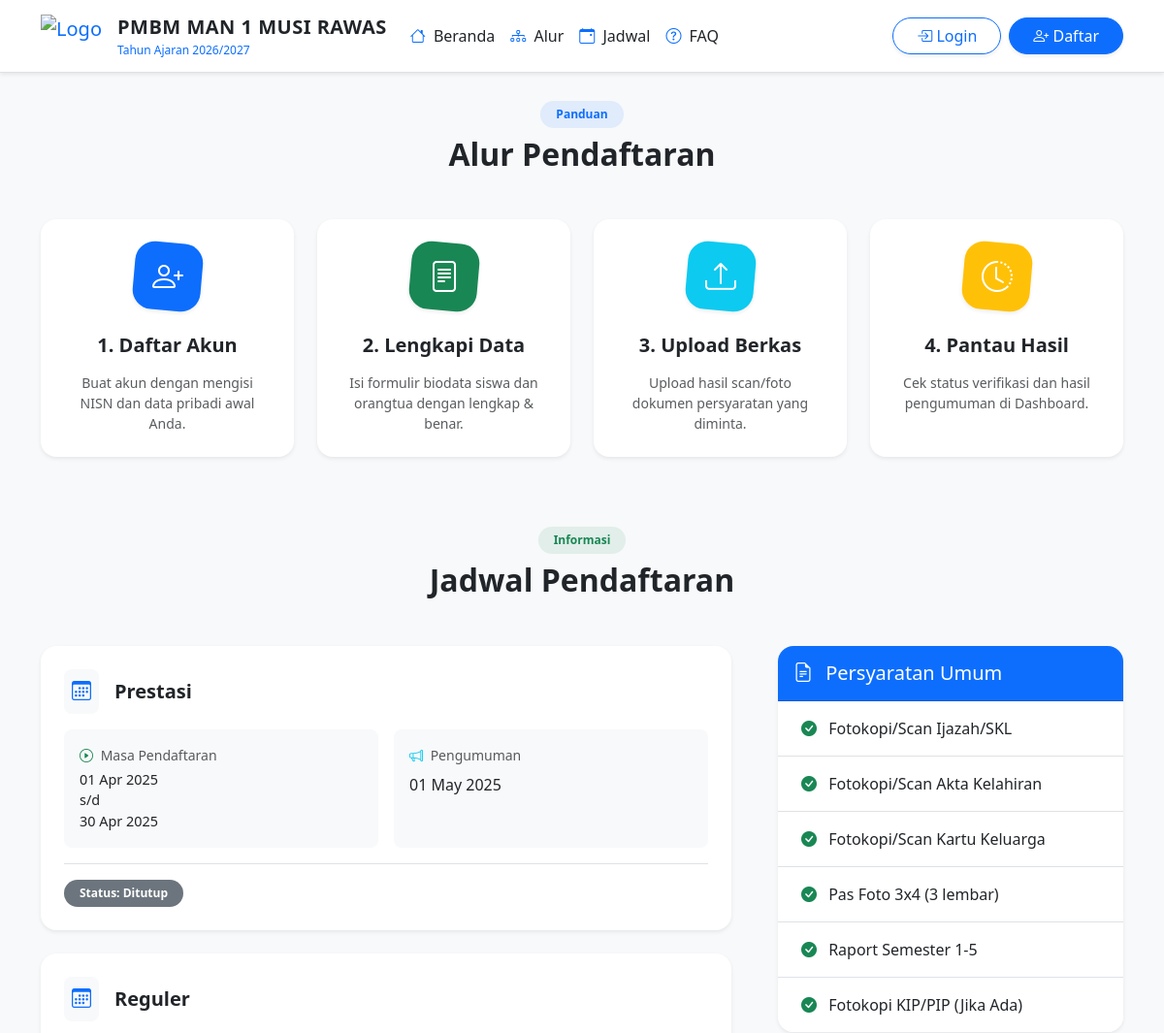
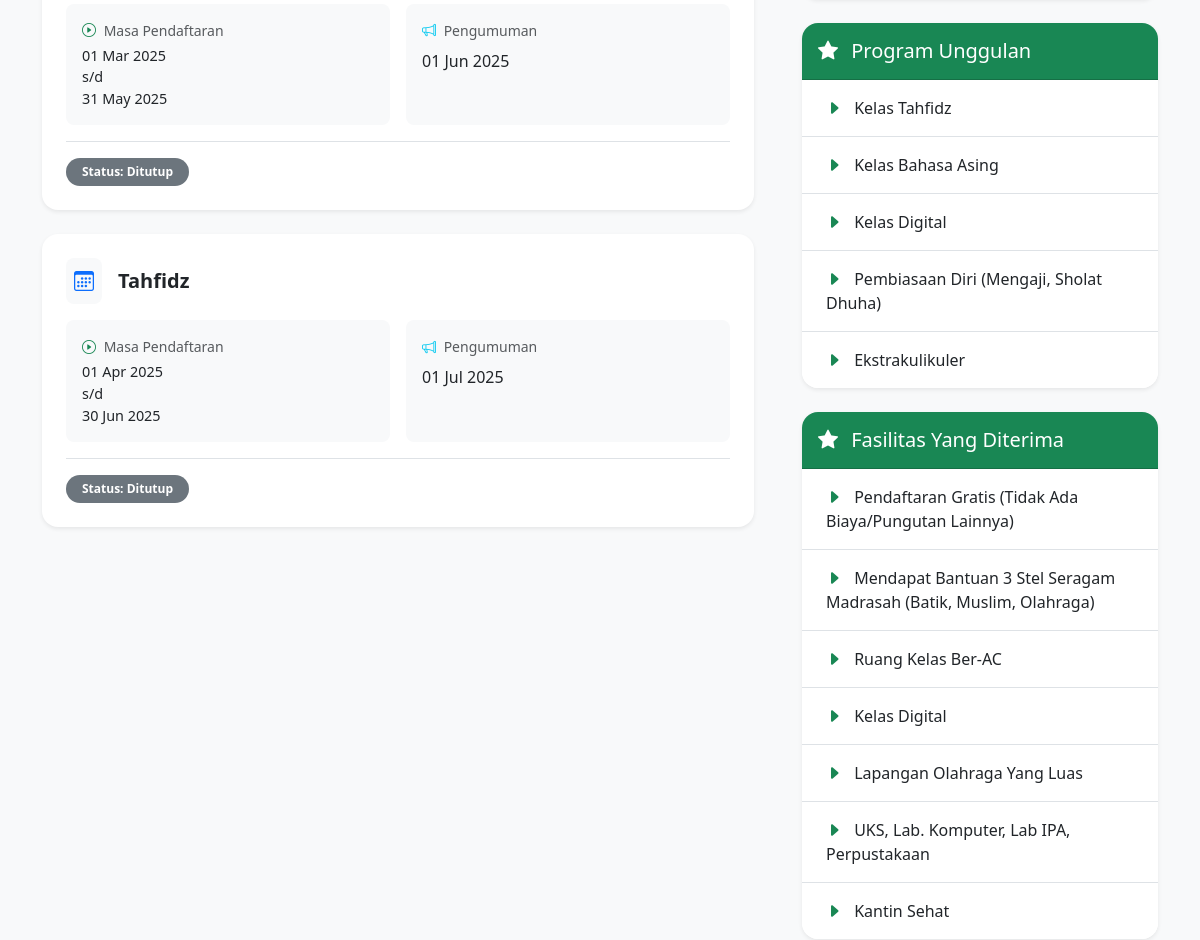
The app's page / (upper part), older data (2 pictures, top to bottom).
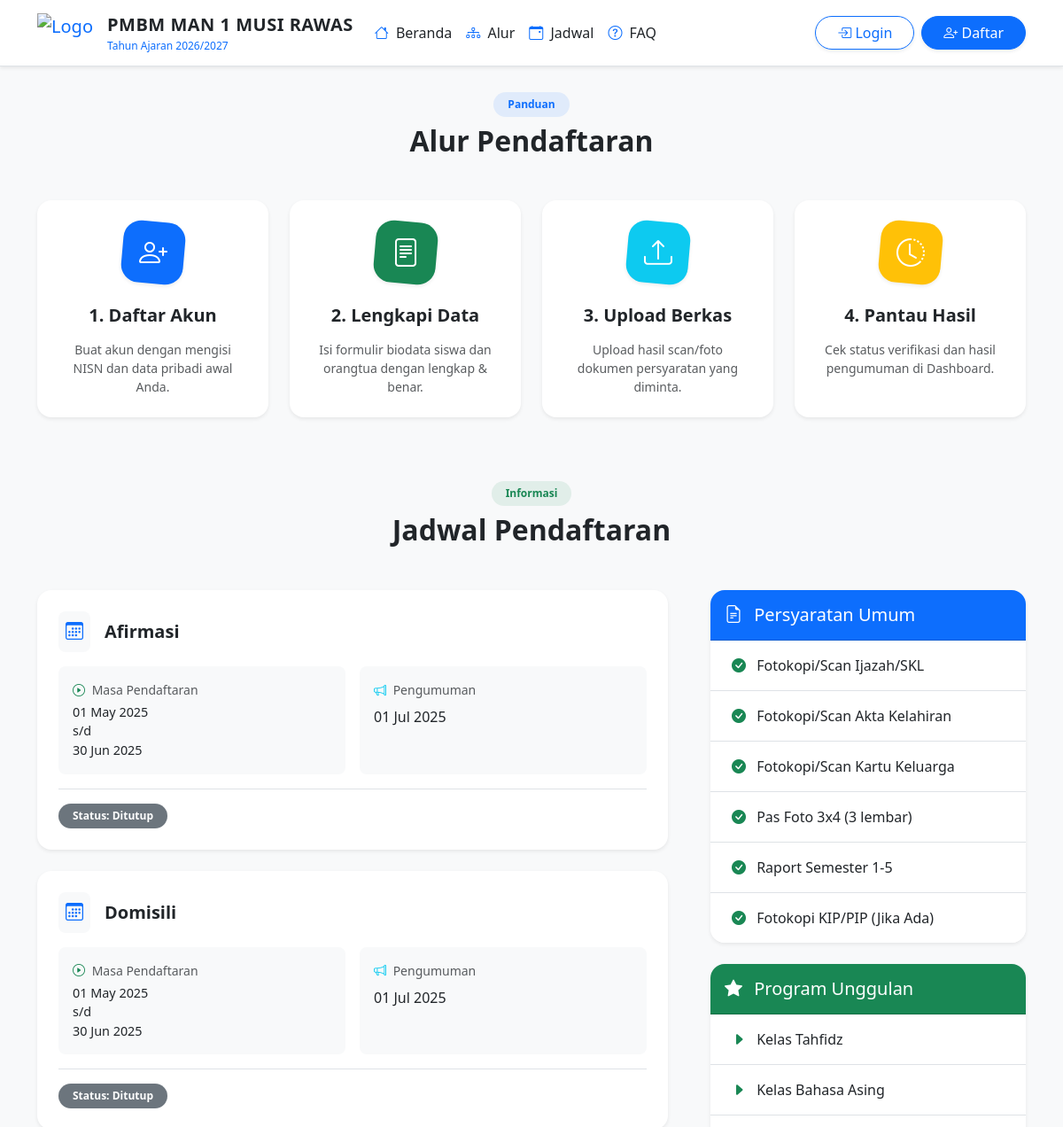
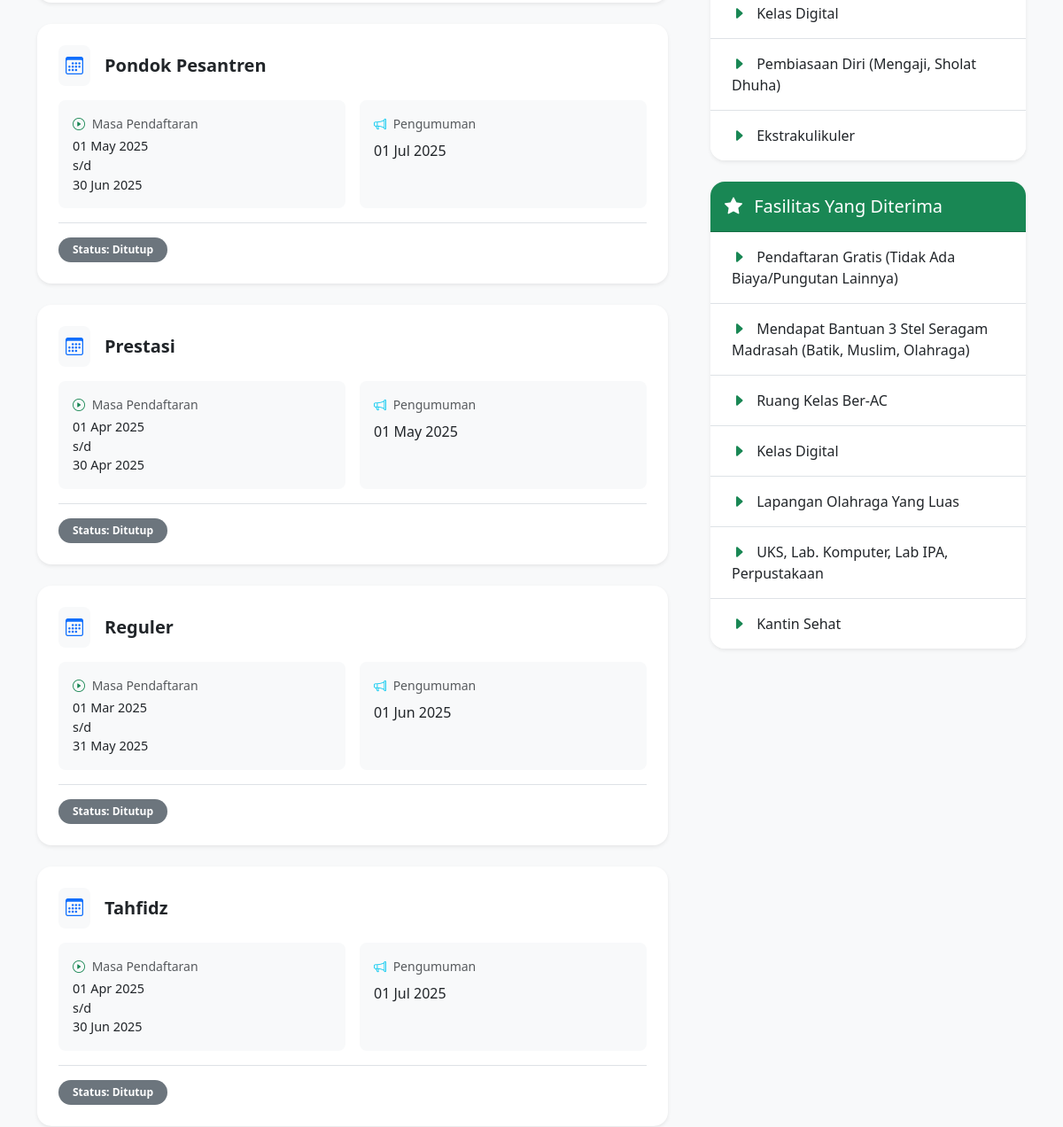
The same page, newer data (2 pictures, top to bottom).
### tables this page shows
CREATE TABLE jalur_pendaftaran (
    id INT PRIMARY KEY AUTO_INCREMENT,
    nama_jalur VARCHAR(50) UNIQUE,
    kuota INT,
    tanggal_buka DATETIME,
    tanggal_tutup DATETIME,
    tanggal_pengumuman DATETIME,
    created_at TIMESTAMP DEFAULT CURRENT_TIMESTAMP
);

### index.php (the view, shortened to what the changed rows need)
<?php
require_once __DIR__.'/includes/functions.php';
$now = new DateTime('now', new DateTimeZone('Asia/Jakarta'));
$current_date = $now->format('Y-m-d H:i:s');
$query = "SELECT j.*,
          DATE_FORMAT(j.tanggal_buka, '%d %b %Y') AS formatted_tanggal_buka,
          DATE_FORMAT(j.tanggal_tutup, '%d %b %Y') AS formatted_tanggal_tutup,
          DATE_FORMAT(j.tanggal_pengumuman, '%d %b %Y') AS formatted_tanggal_pengumuman,
          j.tanggal_buka as real_tanggal_buka,
          j.tanggal_tutup as real_tanggal_tutup,
          (SELECT COUNT(*) FROM peserta WHERE jalur_id = j.id) as total_pendaftar
          FROM jalur_pendaftaran j
          ORDER BY j.nama_jalur ASC";
$jalur_pendaftaran = [];
$stmt = $pdo->query($query);
$semua_jalur = $stmt->fetchAll(PDO::FETCH_ASSOC);
foreach ($semua_jalur as $jalur) {
    $jalur['sisa_kuota'] = $jalur['kuota'] - $jalur['total_pendaftar'];
    if ($current_date < $jalur['real_tanggal_buka']) {
        $jalur['status_jalur'] = 'Belum Dibuka';
    } elseif ($current_date >= $jalur['real_tanggal_tutup']) {
        $jalur['status_jalur'] = 'Ditutup';
    } elseif ($jalur['sisa_kuota'] <= 0) {
        $jalur['status_jalur'] = 'Kuota Penuh';
    } else {
        $jalur['status_jalur'] = 'Dibuka';
    }
    $jalur_pendaftaran[] = $jalur;
}
?>
<!DOCTYPE html>
<html lang="id">
<head>
    <link href="https://cdn.jsdelivr.net/npm/bootstrap@5.3.0/dist/css/bootstrap.min.css" rel="stylesheet">
    <link rel="stylesheet" href="https://cdn.jsdelivr.net/npm/bootstrap-icons@1.11.1/font/bootstrap-icons.css">
</head>
<body class="bg-light">
    <div class="container">
        <section class="mb-5 mt-4" id="alur">
            <div class="text-center mb-5">
                <h2 class="fw-bold">Alur Pendaftaran</h2>
            </div>
        </section>
        <section class="mb-5 pt-4" id="jadwal">
            <div class="text-center mb-5">
                <h2 class="fw-bold">Jadwal Pendaftaran</h2>
            </div>
            <div class="row">
                <div class="col-lg-8">
                    <div class="timeline pe-lg-4">
                        <?php foreach ($jalur_pendaftaran as $jalur): ?>
                        <div class="card mb-4 border-0 shadow-sm rounded-4 timeline-card">
                            <div class="card-body p-4">
                                <div class="d-flex align-items-center mb-3">
                                    <div class="bg-light p-2 rounded-3 me-3 text-primary"><i class="bi bi-calendar3 fs-5"></i></div>
                                    <h5 class="card-title mb-0 fw-bold"><?= htmlspecialchars($jalur['nama_jalur']) ?></h5>
                                </div>
                                <div class="row g-3">
                                    <div class="col-md-6">
                                        <div class="p-3 bg-light rounded-3 h-100">
                                            <div class="small text-muted mb-1"><i class="bi bi-play-circle text-success me-1"></i> Masa Pendaftaran</div>
                                            <div class="fw-medium text-dark" style="font-size: 0.9rem;"><?= htmlspecialchars($jalur['formatted_tanggal_buka']) ?> <br>s/d<br> <?= htmlspecialchars($jalur['formatted_tanggal_tutup']) ?></div>
                                        </div>
                                    </div>
                                    <div class="col-md-6">
                                        <div class="p-3 bg-light rounded-3 h-100">
                                            <div class="small text-muted mb-1"><i class="bi bi-megaphone text-info me-1"></i> Pengumuman</div>
                                            <div class="fw-medium text-dark mt-2 fs-6"><?= htmlspecialchars($jalur['formatted_tanggal_pengumuman']) ?></div>
                                        </div>
                                    </div>
                                </div>
                                <div class="d-flex flex-wrap gap-2 mt-3 pt-3 border-top">
                                    <span class="badge bg-<?= $jalur['status_jalur'] === 'Dibuka' ? 'success' : ($jalur['status_jalur'] === 'Kuota Penuh' ? 'danger' : ($jalur['status_jalur'] === 'Ditutup' ? 'secondary' : 'warning')) ?> px-3 py-2 rounded-pill">
                                        Status: <?= htmlspecialchars($jalur['status_jalur']) ?>
                                    </span>
                                </div>
                            </div>
                        </div>
                        <?php endforeach; ?>
                    </div>
                </div>
            </div>
        </section>
    </div>
</body>
</html>

Row changes from the older to the newer data that the page shows:
added jalur_pendaftaran: nama_jalur "Afirmasi", formatted_tanggal_buka "01 May 2025", formatted_tanggal_tutup "30 Jun 2025", formatted_tanggal_pengumuman "01 Jul 2025", status_jalur "Ditutup"
added jalur_pendaftaran: nama_jalur "Domisili", formatted_tanggal_buka "01 May 2025", formatted_tanggal_tutup "30 Jun 2025", formatted_tanggal_pengumuman "01 Jul 2025", status_jalur "Ditutup"
added jalur_pendaftaran: nama_jalur "Pondok Pesantren", formatted_tanggal_buka "01 May 2025", formatted_tanggal_tutup "30 Jun 2025", formatted_tanggal_pengumuman "01 Jul 2025", status_jalur "Ditutup"
